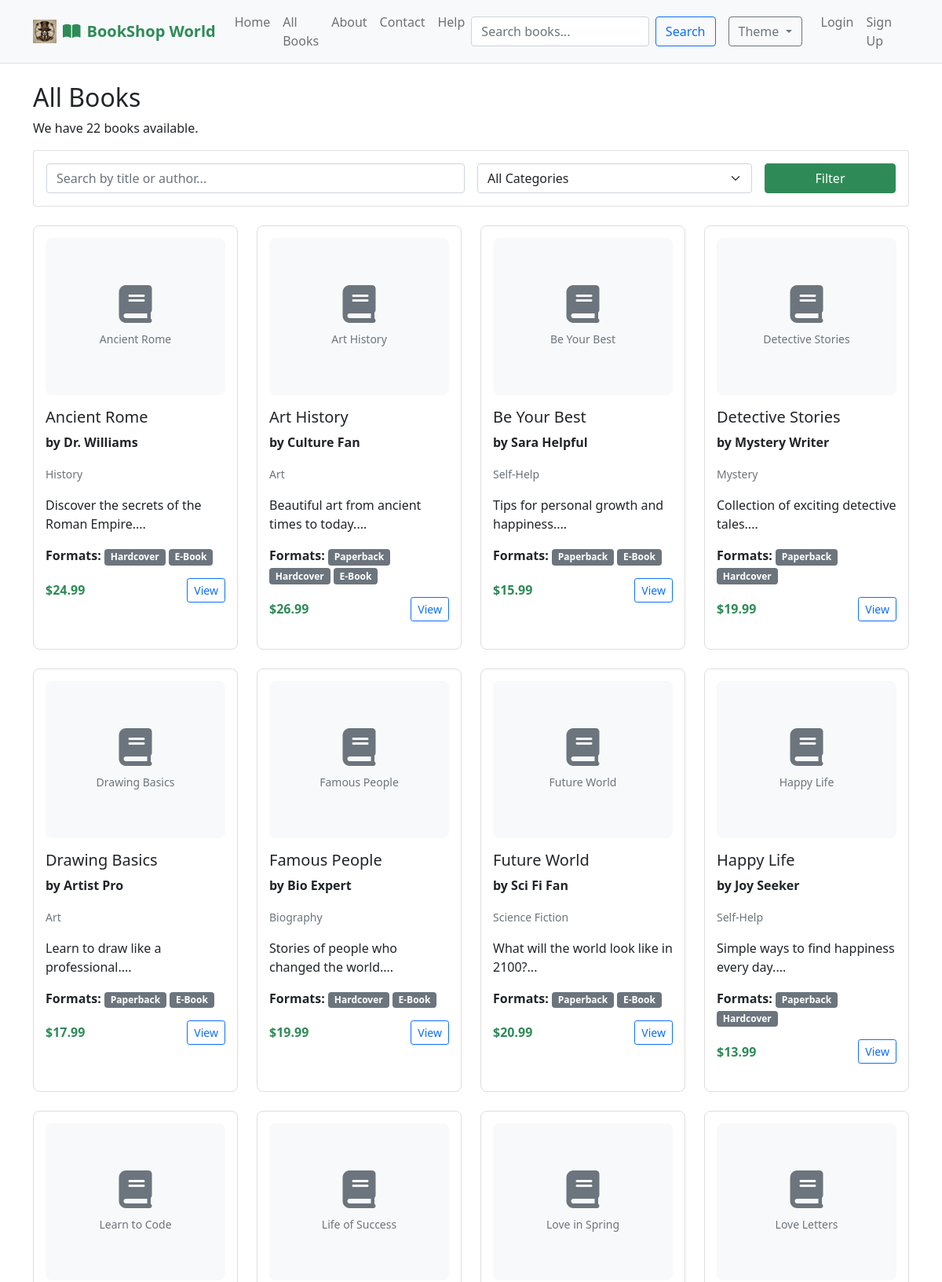
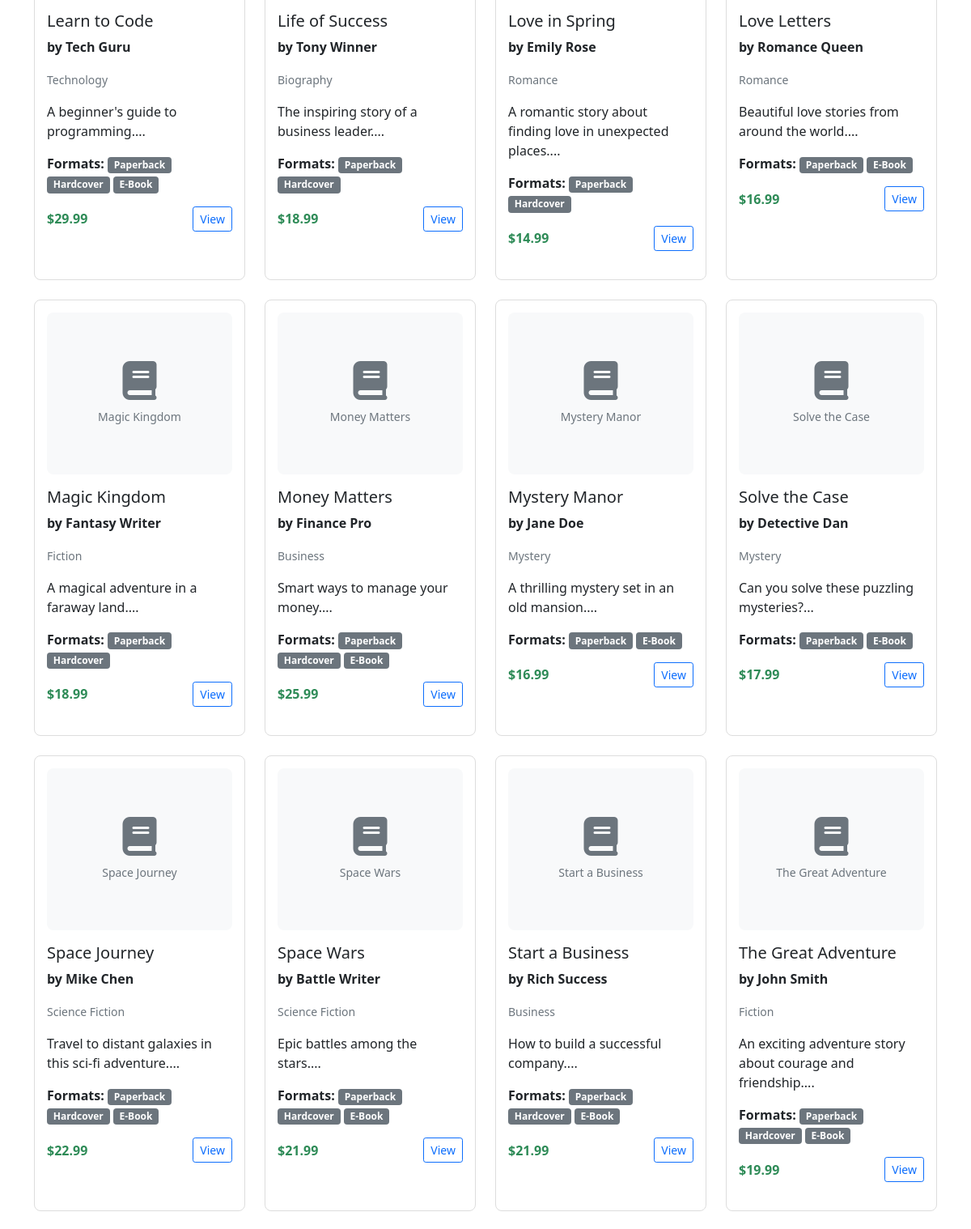
/products.php (upper part), run on the app's committed database (2 pictures, top to bottom).
### tables this page shows
CREATE TABLE products (
    id INT AUTO_INCREMENT PRIMARY KEY,
    title VARCHAR(200) NOT NULL,
    author VARCHAR(200) NOT NULL,
    category_id INT,
    description TEXT,
    price DECIMAL(10,2) NOT NULL,
    paperback BOOLEAN DEFAULT TRUE,
    hardcover BOOLEAN DEFAULT FALSE,
    ebook BOOLEAN DEFAULT FALSE,
    image_url VARCHAR(255),
    is_featured BOOLEAN DEFAULT FALSE,
    FOREIGN KEY (category_id) REFERENCES categories(id)
);

CREATE TABLE categories (
    id INT AUTO_INCREMENT PRIMARY KEY,
    name VARCHAR(100) NOT NULL
);

### products.php (the view, shortened to what this page needs)
<?php
require_once 'header.php';
$search = isset($_GET['search']) ? trim($_GET['search']) : '';
$where_conditions = [];
$params = [];
$where_clause = !empty($where_conditions) ? "WHERE " . implode(" AND ", $where_conditions) : "";
$sql = "SELECT p.*, c.name as category_name FROM products p LEFT JOIN categories c ON p.category_id = c.id $where_clause ORDER BY p.title";
$stmt = $pdo->prepare($sql);
$stmt->execute($params);
$products = $stmt->fetchAll();
?>
<div class="container mt-4">
    <h2>All Books</h2>
    <p>We have <?php echo count($products); ?> books available.</p>
    <div class="card mb-4">
        <div class="card-body">
            <form method="GET" class="row g-3">
                <div class="col-md-6">
                    <input type="text" class="form-control" name="search"
                           value="<?php echo htmlspecialchars($search); ?>"
                           placeholder="Search by title or author...">
                </div>
                <div class="col-md-4">
                    <select class="form-select" name="category">
                        <option value="0">All Categories</option>
                    </select>
                </div>
                <div class="col-md-2">
                    <button type="submit" class="btn btn-primary w-100">Filter</button>
                </div>
            </form>
        </div>
    </div>
    <?php if (!empty($products)): ?>
    <div class="row">
        <?php foreach ($products as $product): ?>
        <div class="col-md-4 col-lg-3 mb-4">
            <div class="book-card h-100">
                <?php if (file_exists("assets/images/book{$product['id']}.jpg")): ?>
                    <img src="assets/images/book<?php echo $product['id']; ?>.jpg"
                         alt="<?php echo htmlspecialchars($product['title']); ?>"
                         class="img-fluid mb-3 img-hover"
                         style="height: 200px; width: 100%; object-fit: cover; border-radius: 8px;">
                <?php else: ?>
                    <div class="bg-light p-3 text-center mb-3" style="height: 200px; display: flex; align-items: center; justify-content: center; border-radius: 8px;">
                        <div>
                            <i class="fas fa-book fa-3x text-muted mb-2"></i>
                            <br><small class="text-muted"><?php echo htmlspecialchars($product['title']); ?></small>
                        </div>
                    </div>
                <?php endif; ?>
                <h5><?php echo htmlspecialchars($product['title']); ?></h5>
                <p><strong>by <?php echo htmlspecialchars($product['author']); ?></strong></p>
                <p><small class="text-muted"><?php echo htmlspecialchars($product['category_name']); ?></small></p>
                <p><?php echo htmlspecialchars(substr($product['description'], 0, 100)); ?>...</p>
                <p><strong>Formats:</strong>
                    <?php if ($product['paperback']): ?><span class="badge bg-secondary">Paperback</span> <?php endif; ?>
                    <?php if ($product['hardcover']): ?><span class="badge bg-secondary">Hardcover</span> <?php endif; ?>
                    <?php if ($product['ebook']): ?><span class="badge bg-secondary">E-Book</span> <?php endif; ?>
                </p>
                <div class="mt-auto">
                    <div class="d-flex justify-content-between align-items-center">
                        <strong class="text-primary">$<?php echo number_format($product['price'], 2); ?></strong>
                        <div>
                            <a href="product.php?id=<?php echo $product['id']; ?>" class="btn btn-outline-primary btn-sm">View</a>
                        </div>
                    </div>
                </div>
            </div>
        </div>
        <?php endforeach; ?>
    </div>
    <?php endif; ?>
</div>
<?php require_once 'footer.php'; ?>

### data on the page
products: title "Ancient Rome", author "Dr. Williams", category.name "History", description "Discover the secrets of the Roman Empire.", hardcover "Hardcover", ebook "E-Book", price "24.99"
products: title "Art History", author "Culture Fan", category.name "Art", description "Beautiful art from ancient times to today.", paperback "Paperback", hardcover "Hardcover", ebook "E-Book", price "26.99"
products: title "Be Your Best", author "Sara Helpful", category.name "Self-Help", description "Tips for personal growth and happiness.", paperback "Paperback", ebook "E-Book", price "15.99"
products: title "Detective Stories", author "Mystery Writer", category.name "Mystery", description "Collection of exciting detective tales.", paperback "Paperback", hardcover "Hardcover", price "19.99"
products: title "Drawing Basics", author "Artist Pro", category.name "Art", description "Learn to draw like a professional.", paperback "Paperback", ebook "E-Book", price "17.99"
products: title "Famous People", author "Bio Expert", category.name "Biography", description "Stories of people who changed the world.", hardcover "Hardcover", ebook "E-Book", price "19.99"
products: title "Future World", author "Sci Fi Fan", category.name "Science Fiction", description "What will the world look like in 2100?", paperback "Paperback", ebook "E-Book", price "20.99"
products: title "Happy Life", author "Joy Seeker", category.name "Self-Help", description "Simple ways to find happiness every day.", paperback "Paperback", hardcover "Hardcover", price "13.99"
products: title "Learn to Code", author "Tech Guru", category.name "Technology", description "A beginner's guide to programming.", paperback "Paperback", hardcover "Hardcover", ebook "E-Book", price "29.99"
products: title "Life of Success", author "Tony Winner", category.name "Biography", description "The inspiring story of a business leader.", paperback "Paperback", hardcover "Hardcover", price "18.99"
products: title "Love in Spring", author "Emily Rose", category.name "Romance", description "A romantic story about finding love in unexpected places.", paperback "Paperback", hardcover "Hardcover", price "14.99"
products: title "Love Letters", author "Romance Queen", category.name "Romance", description "Beautiful love stories from around the world.", paperback "Paperback", ebook "E-Book", price "16.99"
products: title "Magic Kingdom", author "Fantasy Writer", category.name "Fiction", description "A magical adventure in a faraway land.", paperback "Paperback", hardcover "Hardcover", price "18.99"
products: title "Money Matters", author "Finance Pro", category.name "Business", description "Smart ways to manage your money.", paperback "Paperback", hardcover "Hardcover", ebook "E-Book", price "25.99"
products: title "Mystery Manor", author "Jane Doe", category.name "Mystery", description "A thrilling mystery set in an old mansion.", paperback "Paperback", ebook "E-Book", price "16.99"
products: title "Solve the Case", author "Detective Dan", category.name "Mystery", description "Can you solve these puzzling mysteries?", paperback "Paperback", ebook "E-Book", price "17.99"
products: title "Space Journey", author "Mike Chen", category.name "Science Fiction", description "Travel to distant galaxies in this sci-fi adventure.", paperback "Paperback", hardcover "Hardcover", ebook "E-Book", price "22.99"
products: title "Space Wars", author "Battle Writer", category.name "Science Fiction", description "Epic battles among the stars.", paperback "Paperback", hardcover "Hardcover", ebook "E-Book", price "21.99"
products: title "Start a Business", author "Rich Success", category.name "Business", description "How to build a successful company.", paperback "Paperback", hardcover "Hardcover", ebook "E-Book", price "21.99"
products: title "The Great Adventure", author "John Smith", category.name "Fiction", description "An exciting adventure story about courage and friendship.", paperback "Paperback", hardcover "Hardcover", ebook "E-Book", price "19.99"

### other printed values
count($products) "22"
